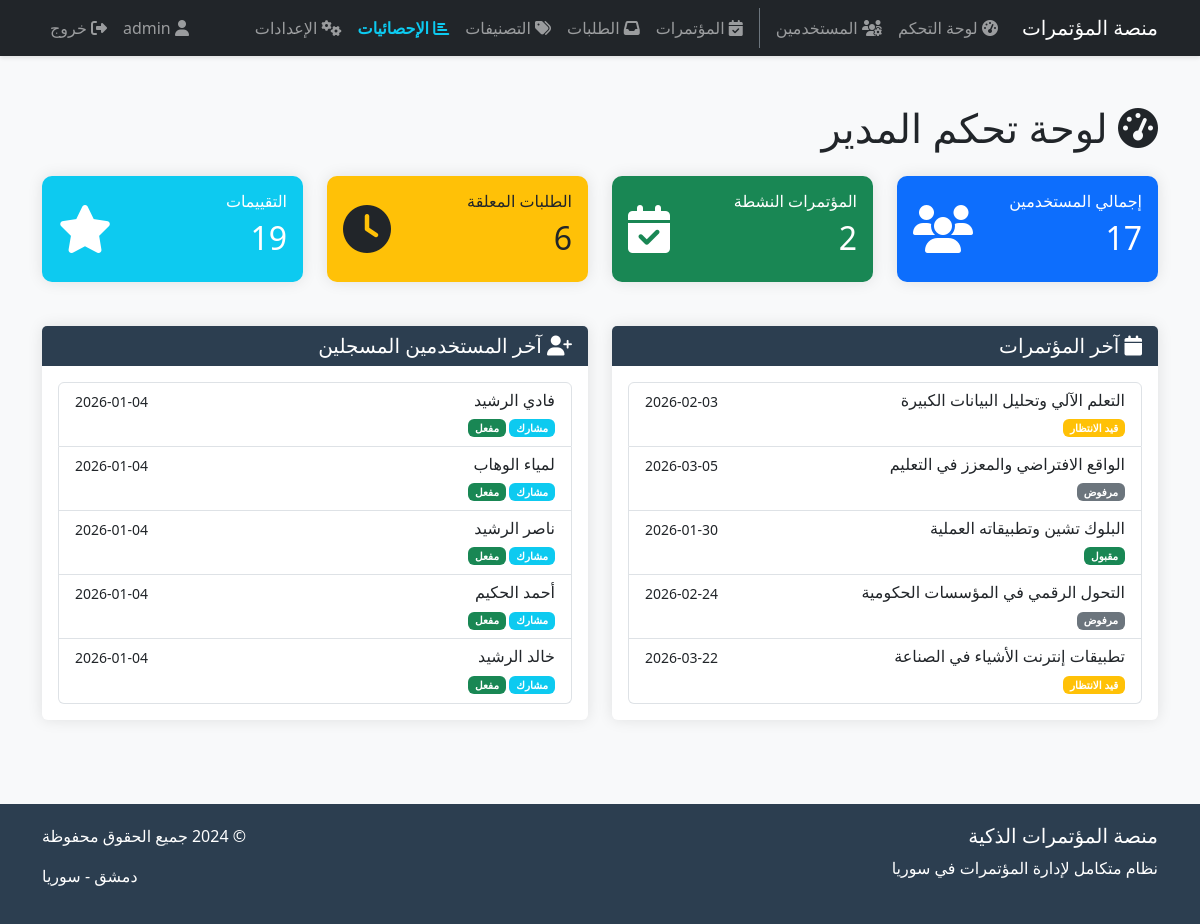
The app's page /dashboard/ (signed in) with its own data.
### conference/models.py (models this page shows, shortened)
class Conference(models.Model):
    STATUS_CHOICES = [
        ('pending', 'قيد الانتظار'),
        ('approved', 'مقبول'),
        ('rejected', 'مرفوض'),
        ('active', 'نشط'),
        ('completed', 'منتهي'),
        ('cancelled', 'ملغي'),
    ]
    title = models.CharField(max_length=200)
    description = models.TextField()
    category = models.ForeignKey(Category, on_delete=models.SET_NULL, null=True)
    organizer = models.ForeignKey(UserProfile, on_delete=models.CASCADE)
    start_date = models.DateTimeField()
    end_date = models.DateTimeField()
    location = models.CharField(max_length=200)
    city = models.ForeignKey(SyrianCity, on_delete=models.SET_NULL, null=True)
    max_attendees = models.IntegerField(default=100)
    current_attendees = models.IntegerField(default=0)
    status = models.CharField(max_length=20, choices=STATUS_CHOICES, default='pending')
    is_featured = models.BooleanField(default=False)
    created_at = models.DateTimeField(auto_now_add=True)
    updated_at = models.DateTimeField(auto_now=True)

class UserProfile(models.Model):
    USER_TYPES = [
        ('admin', 'مدير النظام'),
        ('organizer', 'منظم المؤتمر'),
        ('speaker', 'متحدث'),
        ('attendee', 'مشارك'),
    ]
    user = models.OneToOneField(User, on_delete=models.CASCADE)
    user_type = models.CharField(max_length=20, choices=USER_TYPES, default='attendee')
    phone = models.CharField(max_length=20)
    address = models.TextField()
    city = models.ForeignKey(SyrianCity, on_delete=models.SET_NULL, null=True)
    bio = models.TextField(blank=True)
    profile_picture = models.ImageField(upload_to='profile_pics/', blank=True)
    is_approved = models.BooleanField(default=False)
    created_at = models.DateTimeField(auto_now_add=True)

### conference/views.py (the view)
# urls.py: path('dashboard/', views.admin_dashboard, name='admin_dashboard'),
@login_required
def admin_dashboard(request):
    try:
        profile = request.user.userprofile
        if profile.user_type != 'admin':
            messages.error(request, 'ليس لديك صلاحية للوصول إلى هذه الصفحة')
            return redirect('home')
    except UserProfile.DoesNotExist:
        messages.error(request, 'يرجى تحديث الملف الشخصي')
        return redirect('home')
    today = timezone.now().date()
    week_ago = today - timedelta(days=7)
    month_ago = today - timedelta(days=30)
    stats = {
        'total_users': UserProfile.objects.count(),
        'new_users_week': UserProfile.objects.filter(created_at__date__gte=week_ago).count(),
        'total_conferences': Conference.objects.count(),
        'pending_conferences': Conference.objects.filter(status='pending').count(),
        'active_conferences': Conference.objects.filter(status='active').count(),
        'total_ratings': Rating.objects.count(),
        'pending_requests': ConferenceRequest.objects.filter(status='pending').count(),
    }
    recent_conferences = Conference.objects.all().order_by('-created_at')[:10]
    recent_users = UserProfile.objects.all().order_by('-created_at')[:10]
    context = {
        'stats': stats,
        'recent_conferences': recent_conferences,
        'recent_users': recent_users,
    }
    return render(request, 'dashboard/admin_dashboard.html', context)

### templates/dashboard/admin_dashboard.html (shortened to what this page needs)
{% extends 'base.html' %}
{% block content %}
<div class="row">
    <div class="col-md-12">
        <h1 class="mb-4"><i class="fas fa-tachometer-alt"></i> لوحة تحكم المدير</h1>
    </div>
</div>
<div class="row mb-4">
    <div class="col-md-3">
        <div class="card stat-card bg-primary text-white">
            <div class="card-body">
                <div class="d-flex justify-content-between">
                    <div>
                        <h6 class="card-title">إجمالي المستخدمين</h6>
                        <h2>{{ stats.total_users }}</h2>
                    </div>
                    <div class="align-self-center">
                        <i class="fas fa-users fa-3x"></i>
                    </div>
                </div>
            </div>
        </div>
    </div>
    <div class="col-md-3">
        <div class="card stat-card bg-success text-white">
            <div class="card-body">
                <div class="d-flex justify-content-between">
                    <div>
                        <h6 class="card-title">المؤتمرات النشطة</h6>
                        <h2>{{ stats.active_conferences }}</h2>
                    </div>
                    <div class="align-self-center">
                        <i class="fas fa-calendar-check fa-3x"></i>
                    </div>
                </div>
            </div>
        </div>
    </div>
    <div class="col-md-3">
        <div class="card stat-card bg-warning text-dark">
            <div class="card-body">
                <div class="d-flex justify-content-between">
                    <div>
                        <h6 class="card-title">الطلبات المعلقة</h6>
                        <h2>{{ stats.pending_requests }}</h2>
                    </div>
                    <div class="align-self-center">
                        <i class="fas fa-clock fa-3x"></i>
                    </div>
                </div>
            </div>
        </div>
    </div>
    <div class="col-md-3">
        <div class="card stat-card bg-info text-white">
            <div class="card-body">
                <div class="d-flex justify-content-between">
                    <div>
                        <h6 class="card-title">التقييمات</h6>
                        <h2>{{ stats.total_ratings }}</h2>
                    </div>
                    <div class="align-self-center">
                        <i class="fas fa-star fa-3x"></i>
                    </div>
                </div>
            </div>
        </div>
    </div>
</div>
<div class="row">
    <div class="col-md-6">
        <div class="card">
            <div class="card-header">
                <h5 class="mb-0"><i class="fas fa-calendar"></i> آخر المؤتمرات</h5>
            </div>
            <div class="card-body">
                <div class="list-group">
                    {% for conference in recent_conferences|slice:":5" %}
                    <a href="#" class="list-group-item list-group-item-action">
                        <div class="d-flex w-100 justify-content-between">
                            <h6 class="mb-1">{{ conference.title|truncatechars:50 }}</h6>
                            <small>{{ conference.start_date|date:"Y-m-d" }}</small>
                        </div>
                        <small>
                            <span class="badge bg-{% if conference.status == 'approved' %}success{% elif conference.status == 'pending' %}warning{% else %}secondary{% endif %}">
                                {{ conference.get_status_display }}
                            </span>
                        </small>
                    </a>
                    {% empty %}
                    <div class="text-center py-3">
                        <p class="text-muted">لا توجد مؤتمرات</p>
                    </div>
                    {% endfor %}
                </div>
            </div>
        </div>
    </div>
    <div class="col-md-6">
        <div class="card">
            <div class="card-header">
                <h5 class="mb-0"><i class="fas fa-user-plus"></i> آخر المستخدمين المسجلين</h5>
            </div>
            <div class="card-body">
                <div class="list-group">
                    {% for user in recent_users|slice:":5" %}
                    <a href="#" class="list-group-item list-group-item-action">
                        <div class="d-flex w-100 justify-content-between">
                            <h6 class="mb-1">{{ user.user.get_full_name|default:user.user.username }}</h6>
                            <small>{{ user.created_at|date:"Y-m-d" }}</small>
                        </div>
                        <small>
                            <span class="badge bg-info">{{ user.get_user_type_display }}</span>
                            {% if user.is_approved %}
                            <span class="badge bg-success">مفعل</span>
                            {% else %}
                            <span class="badge bg-warning">قيد المراجعة</span>
                            {% endif %}
                        </small>
                    </a>
                    {% empty %}
                    <div class="text-center py-3">
                        <p class="text-muted">لا توجد مستخدمين</p>
                    </div>
                    {% endfor %}
                </div>
            </div>
        </div>
    </div>
</div>
{% endblock %}

### templates/base.html (shortened to what this page needs)
<!DOCTYPE html>
<html lang="ar" dir="rtl">
<head>
    <link href="https://cdn.jsdelivr.net/npm/bootstrap@5.3.0/dist/css/bootstrap.rtl.min.css" rel="stylesheet">
    <link rel="stylesheet" href="https://cdnjs.cloudflare.com/ajax/libs/font-awesome/6.4.0/css/all.min.css">
</head>
<body>
    <nav class="navbar navbar-expand-lg navbar-dark bg-dark mb-4">
    <div class="container">
        <a class="navbar-brand" href="{% url 'home' %}">منصة المؤتمرات</a>
        <div class="collapse navbar-collapse" id="navbarNav">
            <ul class="navbar-nav me-auto">
                <li class="nav-item">
                    <a class="nav-link" href="{% url 'admin_dashboard' %}"><i class="fas fa-tachometer-alt"></i> لوحة التحكم</a>
                </li>
                {% if user.userprofile.user_type == 'admin' %}
                <li class="nav-item">
                    <a class="nav-link" href="{% url 'manage_users' %}"><i class="fas fa-users-cog"></i> المستخدمين</a>
                </li>
                <li class="nav-item border-start border-secondary ms-2 ps-2">
                    <a class="nav-link" href="{% url 'conferences_list' %}"><i class="fas fa-calendar-check"></i> المؤتمرات</a>
                </li>
                <li class="nav-item">
                    <a class="nav-link" href="{% url 'conference_requests' %}"><i class="fas fa-inbox"></i> الطلبات</a>
                </li>
                <li class="nav-item">
                    <a class="nav-link" href="{% url 'manage_categories' %}"><i class="fas fa-tags"></i> التصنيفات</a>
                </li>
                <li class="nav-item">
                    <a class="nav-link fw-bold text-info" href="{% url 'platform_statistics' %}"><i class="fas fa-chart-bar"></i> الإحصائيات</a>
                </li>
                <li class="nav-item">
                    <a class="nav-link" href="{% url 'system_settings' %}"><i class="fas fa-cogs"></i> الإعدادات</a>
                </li>
                {% endif %}
            </ul>
            <ul class="navbar-nav ms-auto">
                {% if user.is_authenticated %}
                <li class="nav-item">
                    <a class="nav-link" href="{% url 'user_profile' %}"><i class="fas fa-user"></i> {{ user.username }}</a>
                </li>
                <li class="nav-item">
                    <a class="nav-link" href="{% url 'logout' %}"><i class="fas fa-sign-out-alt"></i> خروج</a>
                </li>
                {% else %}
                <li class="nav-item">
                    <a class="nav-link" href="{% url 'login' %}">دخول</a>
                </li>
                {% endif %}
            </ul>
        </div>
    </div>
</nav>
    <main class="container py-4">
        {% block content %}{% endblock %}
    </main>
    <footer class="footer">
        <div class="container">
            <div class="row">
                <div class="col-md-6">
                    <h5>منصة المؤتمرات الذكية</h5>
                    <p>نظام متكامل لإدارة المؤتمرات في سوريا</p>
                </div>
                <div class="col-md-6 text-end">
                    <p>&copy; 2024 جميع الحقوق محفوظة</p>
                    <p>دمشق - سوريا</p>
                </div>
            </div>
        </div>
    </footer>
</body>
</html>

### templates/base.html (style rules this page uses)
body { font-family: 'Segoe UI', Tahoma, Geneva, Verdana, sans-serif; background-color: #f8f9fa; }
.navbar { box-shadow: 0 2px 4px rgba(0,0,0,.1); }
.card { border: none; box-shadow: 0 0 15px rgba(0,0,0,0.1); margin-bottom: 20px; }
.card-header { background-color: #2c3e50; color: white; border-bottom: none; }
.footer { background-color: #2c3e50; color: white; padding: 20px 0; margin-top: 40px; }
.stat-card { border-radius: 10px; transition: transform 0.3s; }

### records on screen
Conference: title "التعلم الآلي وتحليل البيانات الكبيرة", start_date "2026-02-03", status "قيد الانتظار"
Conference: title "الواقع الافتراضي والمعزز في التعليم", start_date "2026-03-05", status "مرفوض"
Conference: title "البلوك تشين وتطبيقاته العملية", start_date "2026-01-30", status "مقبول"
Conference: title "التحول الرقمي في المؤسسات الحكومية", start_date "2026-02-24", status "مرفوض"
Conference: title "تطبيقات إنترنت الأشياء في الصناعة", start_date "2026-03-22", status "قيد الانتظار"
UserProfile: user.get_full_name "فادي الرشيد", created_at "2026-01-04", user_type "مشارك", is_approved "مفعل"
UserProfile: user.get_full_name "لمياء الوهاب", created_at "2026-01-04", user_type "مشارك", is_approved "مفعل"
UserProfile: user.get_full_name "ناصر الرشيد", created_at "2026-01-04", user_type "مشارك", is_approved "مفعل"
UserProfile: user.get_full_name "أحمد الحكيم", created_at "2026-01-04", user_type "مشارك", is_approved "مفعل"
UserProfile: user.get_full_name "خالد الرشيد", created_at "2026-01-04", user_type "مشارك", is_approved "مفعل"

### other values on screen
{{ user.username }} "admin"
{{ stats.total_users }} "17"
{{ stats.active_conferences }} "2"
{{ stats.pending_requests }} "6"
{{ stats.total_ratings }} "19"
